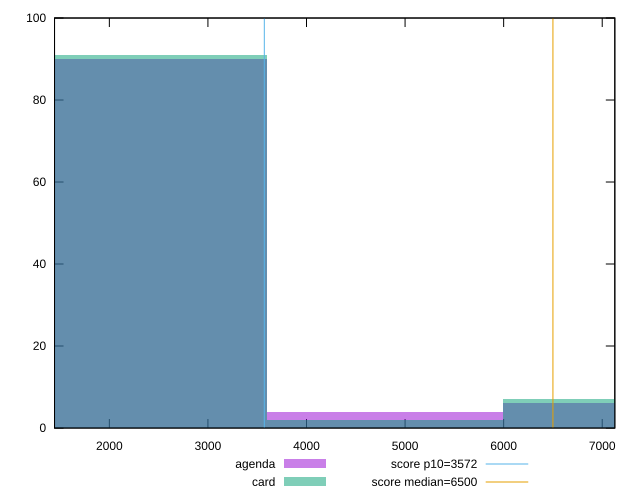

Here is the gnuplot script that generated this plot:
reset

$agenda <<EOF
2398.1480536270174 90
7194.444160881052 6
4796.296107254035 4
EOF

$card <<EOF
2398.1480536270174 91
7194.444160881052 7
4796.296107254035 2
EOF

set key outside below
set boxwidth 2398.1480536270174
set xrange [1443.867:7127.810000000001]
set yrange [0:100]
set trange [0:100]
set style fill transparent solid 0.5 noborder

set parametric
set terminal svg size 640, 500 enhanced background rgb 'white'
set output "reports/report_00028_2021-02-24T12-49-42.674Z/first-cpu-idle/comparison/histogram/1_vs_2.svg"

plot $agenda title "agenda" with boxes, \
     $card title "card" with boxes, \
     3572,t title "score p10=3572", \
     6500,t title "score median=6500"

reset
